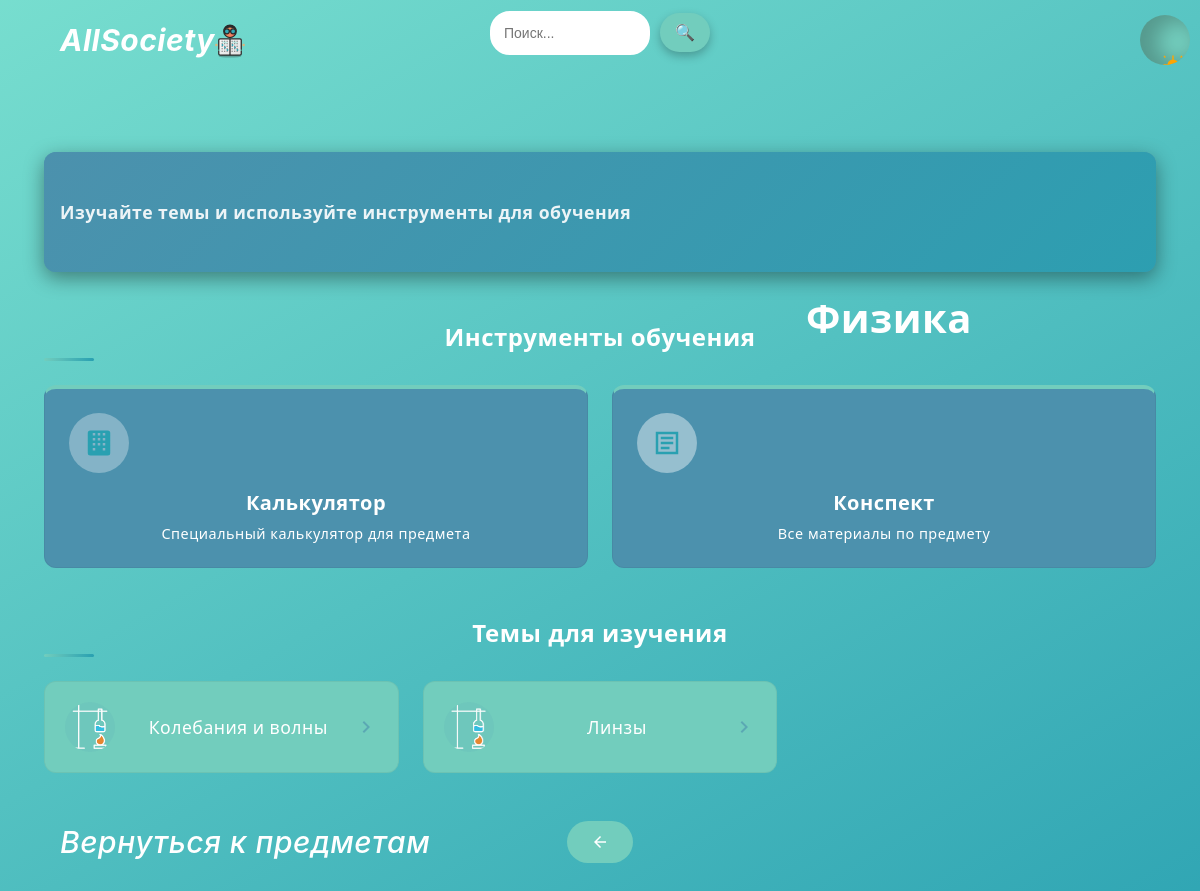
The app's page /subject/1/ with its own data.
### courses/models.py (models this page shows, shortened)
class Subject(models.Model):
    name = models.CharField(max_length=255, unique=True, verbose_name="Название предмета")
    image = models.ImageField(upload_to='subjects/', blank=True, null=True, verbose_name="Изображение")
    class Meta:
        ordering = ['name']
        verbose_name = "Предмет"
        verbose_name_plural = "Предметы"

class Topic(models.Model):
    subject = models.ForeignKey(Subject, on_delete=models.CASCADE, related_name='topics', verbose_name="Предмет")
    name = models.CharField(max_length=255, verbose_name="Название темы")
    image = models.ImageField(upload_to='topics/', blank=True, null=True, verbose_name="Изображение")
    class Meta:
        ordering = ['subject', 'name']
        verbose_name = "Тема"
        verbose_name_plural = "Темы"

### courses/views.py (the view)
# urls.py: path('subject/<int:subject_id>/', views.topic_list, name='topic_list'),
def topic_list(request, subject_id):
    subject = get_object_or_404(Subject, id=subject_id)
    topics = subject.topics.all()
    return render(request, 'topic_list.html', {'subject': subject, 'topics': topics})

### courses/templates/topic_list.html (shortened to what this page needs)
{% extends "base.html" %}
{% block content %}
<div class="topics-app">
    <header class="subject-header">
        <div class="subject-header-content">
            <h1 class="subject-title">{{ subject.name }}</h1>
            <p class="subject-description">Изучайте темы и используйте инструменты для обучения</p>
        </div>
    </header>
    <section class="subject-tools-section">
        <h2 class="section-title">Инструменты обучения</h2>
        <div class="tools-grid">
            <a href="{% url 'subject_calculator' subject.id %}" class="tool-card calculator-tool">
                <div class="tool-icon-wrapper">
                    <svg viewBox="0 0 24 24" class="tool-icon">
                        <path d="M5 2h14a2 2 0 0 1 2 2v16a2 2 0 0 1-2 2H5a2 2 0 0 1-2-2V4a2 2 0 0 1 2-2zm2 2v2h2V4H7zm4 0v2h2V4h-2zm4 0v2h2V4h-2zm-8 4v2h2V8H7zm4 0v2h2V8h-2zm4 0v2h2V8h-2zm-8 4v2h2v-2H7zm4 0v2h2v-2h-2zm4 0v2h2v-2h-2zm-8 4v2h2v-2H7zm8 0v2h2v-2h-2z"/>
                    </svg>
                </div>
                <h3 class="tool-title">Калькулятор</h3>
                <p class="tool-description">Специальный калькулятор для предмета</p>
            </a>
            <a href="{% url 'subject_notes' subject.id %}" class="tool-card notes-tool">
                <div class="tool-icon-wrapper">
                    <svg viewBox="0 0 24 24" class="tool-icon">
                        <path d="M3 3h18v18H3V3zm2 2v14h14V5H5zm2 2h10v2H7V7zm0 4h10v2H7v-2zm0 4h7v2H7v-2z"/>
                    </svg>
                </div>
                <h3 class="tool-title">Конспект</h3>
                <p class="tool-description">Все материалы по предмету</p>
            </a>
        </div>
    </section>
    <section class="topics-section">
        <h2 class="section-title">Темы для изучения</h2>
        <div class="topics-grid">
            {% for topic in topics %}
            <a href="{% url 'lesson_list' topic.id %}" class="topic-card">
                {% if topic.image %}
                <div class="topic-image-wrapper">
                    <img src="{{ topic.image.url }}" alt="{{ topic.name }}" class="topic-image">
                </div>
                {% endif %}
                <h3 class="topic-title">{{ topic.name }}</h3>
                <div class="topic-arrow">
                    <svg viewBox="0 0 24 24">
                        <path d="M8.59 16.58L13.17 12 8.59 7.41 10 6l6 6-6 6-1.41-1.42z"/>
                    </svg>
                </div>
            </a>
            {% endfor %}
        </div>
    </section>
    <div class="back-button-container">
        <a href="{% url 'subjects_list' %}" class="back-button">
            <svg viewBox="0 0 24 24" class="back-icon">
                <path d="M20 11H7.83l5.59-5.59L12 4l-8 8 8 8 1.41-1.41L7.83 13H20v-2z"/>
            </svg>
            <span>Вернуться к предметам</span>
        </a>
    </div>
</div>
{% endblock %}

### courses/templates/topic_list.html (style rules this page uses)
:root { --bg-color: rgb(76, 145, 173); --text-color: #ffffff; --button-bg: rgb(114, 205, 189); --button-hover: #29A0B1; --container-bg: white; --shadow-color: rgba(0, 0, 0, 0.25); --shadow-strong: 0px 6px 20px rgba(0, 0, 0, 0.4); --bg-dark-color: #3A3F58; --text-dark-color: #ffffff; --button-dark-bg: #19465d; --button-dark-hover: #EE6A59; --container-dark-bg: #292929; --shadow-dark-color: rgba(255, 255, 255, 0.2); --shadow-dark-strong: 0px 6px 25px rgba(255, 255, 255, 0.3); --border-radius: 12px; --transition: all 0.3s cubic-bezier(0.25, 0.8, 0.25, 1); --accent-color: #72CDBD; }
.topics-app { max-width: 1200px; margin: 0 auto; padding: 2rem 1.5rem; font-family: 'Segoe UI', system-ui, sans-serif; }
.subject-header { margin-bottom: 3rem; text-align: center; position: relative; overflow: hidden; border-radius: var(--border-radius); background: var(--bg-color); padding: 3rem 1rem; color: var(--text-color); box-shadow: var(--shadow-strong); }
.subject-header::before { content: ''; position: absolute; top: 0; left: 0; width: 100%; height: 100%; background: linear-gradient(135deg, rgba(76, 145, 173, 0.9), rgba(41, 160, 177, 0.9)); z-index: 1; }
.subject-header-content { position: relative; z-index: 2; }
.subject-title { font-size: 2.5rem; margin-bottom: 0.5rem; font-weight: 700; }
.subject-description { font-size: 1.1rem; opacity: 0.9; max-width: 600px; margin: 0 auto; }
.section-title { font-size: 1.5rem; margin-bottom: 1.5rem; color: white; font-weight: 600; position: relative; padding-bottom: 0.5rem; }
.section-title::after { content: ''; position: absolute; bottom: 0; left: 0; width: 50px; height: 3px; background: linear-gradient(to right, var(--button-bg), var(--button-hover)); border-radius: 3px; }
.tools-grid { display: grid; grid-template-columns: repeat(auto-fit, minmax(280px, 1fr)); gap: 1.5rem; margin-bottom: 3rem; }
.tool-card { position: relative; background: var(--bg-color); border-radius: var(--border-radius); padding: 1.5rem; text-decoration: none; color: var(--bg-color); transition: var(--transition); box-shadow: var(--shadow-color); overflow: hidden; border: 1px solid rgba(0,0,0,0.05); z-index: 1; }
.calculator-tool { border-top: 4px solid var(--button-bg); color: white; }
.notes-tool { border-top: 4px solid var(--button-bg); color: white; }
.tool-icon-wrapper { width: 60px; height: 60px; border-radius: 50%; display: flex; align-items: center; justify-content: center; margin-bottom: 1rem; background: rgb(255 255 255 / 31%); }
.notes-tool .tool-icon-wrapper { background: rgb(255 255 255 / 41%); }
.tool-icon { width: 30px; height: 30px; fill: currentColor; }
.calculator-tool .tool-icon { color: var(--button-hover); }
.notes-tool .tool-icon { color: var(--button-hover); }
.tool-title { font-size: 1.25rem; margin-bottom: 0.5rem; font-weight: 600; }
.tool-description { font-size: 0.9rem; color:rgb(255, 255, 255); margin-bottom: 0; }
.topics-grid { display: grid; grid-template-columns: repeat(auto-fill, minmax(280px, 1fr)); gap: 1.5rem; margin-bottom: 3rem; }
.topic-card { position: relative; display: flex; align-items: center; background: var(--button-bg); border-radius: var(--border-radius); padding: 1.25rem; text-decoration: none; color: var(--bg-color); transition: var(--transition); box-shadow: var(--shadow-color); overflow: hidden; border: 1px solid rgba(0,0,0,0.05); z-index: 1; }
.topic-image-wrapper { width: 50px; height: 50px; border-radius: 50%; margin-right: 1rem; flex-shrink: 0; display: flex; align-items: center; justify-content: center; background: rgba(76, 145, 173, 0.1); overflow: hidden; }
.topic-image { width: 100%; height: 100%; object-fit: cover; }
.topic-title { flex-grow: 1; font-size: 1.1rem; font-weight: 500; margin: 0; color: white; }
.topic-arrow { width: 24px; height: 24px; margin-left: 0.5rem; flex-shrink: 0; }
.topic-arrow svg { width: 100%; height: 100%; fill: var(--bg-color); opacity: 0.6; transition: var(--transition); }
.back-button-container { text-align: center; margin-top: 3rem; }
.back-button { display: inline-flex; align-items: center; gap: 0.5rem; padding: 0.75rem 1.5rem; background: var(--button-bg); border-radius: 2rem; text-decoration: none; color: var(--text-color); font-weight: 500; transition: var(--transition); box-shadow: var(--shadow-color); border: none; cursor: pointer; }
.back-icon { width: 18px; height: 18px; fill: currentColor; }

### records on screen
Subject: name "Физика"
Topic: image (picture), name "Колебания и волны"
Topic: image (picture), name "Линзы"
